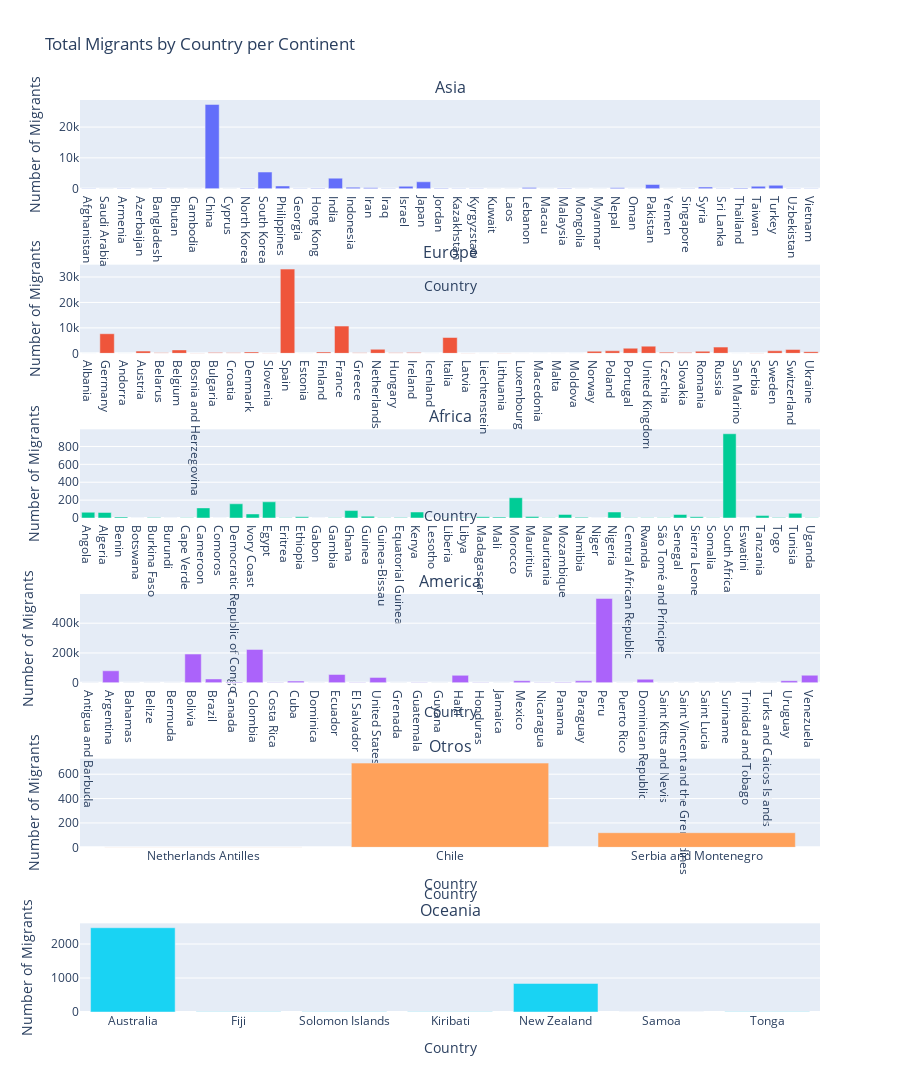

The notebook cell saved with this chart:
### Markdown cell above
# Pregunta 3

### Code cell
continents = df_chi['Continent'].unique()

fig = make_subplots(rows=len(continents), cols=1, subplot_titles=continents)

for i, continent in enumerate(continents, start=1):
    continent_data = df_chi[df_chi['Continent'] == continent]
    fig.add_trace(
        go.Bar(
            x=continent_data['Country'], 
            y=continent_data['Total'], 
            name=f'Migrants in {continent}'
        ),
        row=i,
        col=1
    )

# Ajustes al layout para mejorar la visualización
fig.update_layout(
    title_text='Total Migrants by Country per Continent',
    height=300 * len(continents),  
    showlegend=False
)
fig.update_xaxes(title_text='Country')
fig.update_yaxes(title_text='Number of Migrants')

fig.show()

### Figure 1 — Plotly figure (JSON) as saved in the notebook; plotly's stock layout.template omitted (floating-point values rounded to 4 significant figures)
{"data": [{"name": "Migrants in Asia", "type": "bar", "x": ["Afghanistan", "Saudi Arabia", "Armenia", "Azerbaijan", "Bangladesh", "Bhutan", "Cambodia", "China", "Cyprus", "North Korea", "South Korea", "Philippines", "Georgia", "Hong Kong", "India", "Indonesia", "Iran", "Iraq", "Israel", "Japan", "Jordan", "Kazakhstan", "Kyrgyzstan", "Kuwait", "Laos", "Lebanon", "Macau", "Malaysia", "Mongolia", "Myanmar", "Nepal", "Oman", "Pakistan", "Yemen", "Singapore", "Syria", "Sri Lanka", "Thailand", "Taiwan", "Turkey", "Uzbekistan", "Vietnam"], "xaxis": "x", "y": [76, 8, 22, 7, 69, 1, 2, 27347, 13, 164, 5396, 877, 23, 110, 3415, 471, 260, 68, 775, 2233, 169, 21, 17, 1, 2, 364, 5, 96, 4, 6, 269, 5, 1363, 3, 78, 519, 63, 224, 780, 1090, 24, 39], "yaxis": "y"}, {"name": "Migrants in Europe", "type": "bar", "x": ["Albania", "Germany", "Andorra", "Austria", "Belarus", "Belgium", "Bosnia and Herzegovina", "Bulgaria", "Croatia", "Denmark", "Slovenia", "Spain", "Estonia", "Finland", "France", "Greece", "Netherlands", "Hungary", "Ireland", "Icenland", "Italia", "Latvia", "Liechtenstein", "Lithuania", "Luxembourg", "Macedonia", "Malta", "Moldova", "Norway", "Poland", "Portugal", "United Kingdom", "Czechia", "Slovakia", "Romania", "Russia", "San Marino", "Serbia", "Sweden", "Switzerland", "Ukraine"], "xaxis": "x2", "y": [39, 7707, 13, 870, 197, 1344, 88, 377, 256, 551, 88, 33103, 41, 524, 10714, 246, 1591, 231, 371, 52, 6221, 87, 1, 133, 11, 24, 9, 73, 824, 1000, 2010, 2834, 465, 297, 828, 2452, 3, 161, 998, 1521, 654], "yaxis": "y2"}, {"name": "Migrants in Africa", "type": "bar", "x": ["Angola", "Algeria", "Benin", "Botswana", "Burkina Faso", "Burundi", "Cape Verde", "Cameroon", "Comoros", "Democratic Republic of Congo", "Ivory Coast", "Egypt", "Eritrea", "Ethiopia", "Gabon", "Gambia", "Ghana", "Guinea", "Guinea-Bissau", "Equatorial Guinea", "Kenya", "Lesotho", "Liberia", "Libya", "Madagascar", "Mali", "Morocco", "Mauritius", "Mauritania", "Mozambique", "Namibia", "Niger", "Nigeria", "Central African Republic", "Rwanda", "São Tomé and Príncipe", "Senegal", "Sierra Leone", "Somalia", "South Africa", "Eswatini", "Tanzania", "Togo", "Tunisia", "Uganda"], "xaxis": "x3", "y": [64, 62, 12, 1, 6, 1, 2, 113, 1, 159, 45, 181, 3, 13, 1, 2, 83, 20, 2, 5, 67, 1, 4, 5, 14, 10, 227, 17, 2, 40, 8, 1, 67, 3, 2, 2, 39, 14, 4, 942, 1, 27, 6, 53, 3], "yaxis": "y3"}, {"name": "Migrants in America", "type": "bar", "x": ["Antigua and Barbuda", "Argentina", "Bahamas", "Belize", "Bermuda", "Bolivia", "Brazil", "Canada", "Colombia", "Costa Rica", "Cuba", "Dominica", "Ecuador", "El Salvador", "United States", "Grenada", "Guatemala", "Guyana", "Haiti", "Honduras", "Jamaica", "Mexico", "Nicaragua", "Panama", "Paraguay", "Peru", "Puerto Rico", "Dominican Republic", "Saint Kitts and Nevis", "Saint Vincent and the Grenadines", "Saint Lucia", "Suriname", "Trinidad and Tobago", "Turks and Caicos Islands", "Uruguay", "Venezuela"], "xaxis": "x4", "y": [1, 79747, 15, 54, 1, 192347, 24944, 3816, 223590, 1568, 10397, 3, 55227, 1899, 35262, 6, 1535, 23, 49352, 1539, 41, 12943, 942, 2187, 12257, 566630, 5, 23198, 7, 17, 4, 14, 77, 8, 13187, 50019], "yaxis": "y4"}, {"name": "Migrants in Otros", "type": "bar", "x": ["Netherlands Antilles", "Chile", "Serbia and Montenegro"], "xaxis": "x5", "y": [2, 691, 120], "yaxis": "y5"}, {"name": "Migrants in Oceania", "type": "bar", "x": ["Australia", "Fiji", "Solomon Islands", "Kiribati", "New Zealand", "Samoa", "Tonga"], "xaxis": "x6", "y": [2479, 7, 8, 7, 840, 1, 5], "yaxis": "y6"}], "layout": {"annotations": [{"font": {"size": 16}, "showarrow": false, "text": "Asia", "x": 0.5, "xanchor": "center", "xref": "paper", "y": 1.0, "yanchor": "bottom", "yref": "paper"}, {"font": {"size": 16}, "showarrow": false, "text": "Europe", "x": 0.5, "xanchor": "center", "xref": "paper", "y": 0.8194, "yanchor": "bottom", "yref": "paper"}, {"font": {"size": 16}, "showarrow": false, "text": "Africa", "x": 0.5, "xanchor": "center", "xref": "paper", "y": 0.6389, "yanchor": "bottom", "yref": "paper"}, {"font": {"size": 16}, "showarrow": false, "text": "America", "x": 0.5, "xanchor": "center", "xref": "paper", "y": 0.4583, "yanchor": "bottom", "yref": "paper"}, {"font": {"size": 16}, "showarrow": false, "text": "Otros", "x": 0.5, "xanchor": "center", "xref": "paper", "y": 0.2778, "yanchor": "bottom", "yref": "paper"}, {"font": {"size": 16}, "showarrow": false, "text": "Oceania", "x": 0.5, "xanchor": "center", "xref": "paper", "y": 0.09722, "yanchor": "bottom", "yref": "paper"}], "height": 1800, "showlegend": false, "title": {"text": "Total Migrants by Country per Continent"}, "xaxis": {"anchor": "y", "domain": [0, 1], "title": {"text": "Country"}}, "xaxis2": {"anchor": "y2", "domain": [0, 1], "title": {"text": "Country"}}, "xaxis3": {"anchor": "y3", "domain": [0, 1], "title": {"text": "Country"}}, "xaxis4": {"anchor": "y4", "domain": [0, 1], "title": {"text": "Country"}}, "xaxis5": {"anchor": "y5", "domain": [0, 1], "title": {"text": "Country"}}, "xaxis6": {"anchor": "y6", "domain": [0, 1], "title": {"text": "Country"}}, "yaxis": {"anchor": "x", "domain": [0.9028, 1.0], "title": {"text": "Number of Migrants"}}, "yaxis2": {"anchor": "x2", "domain": [0.7222, 0.8194], "title": {"text": "Number of Migrants"}}, "yaxis3": {"anchor": "x3", "domain": [0.5417, 0.6389], "title": {"text": "Number of Migrants"}}, "yaxis4": {"anchor": "x4", "domain": [0.3611, 0.4583], "title": {"text": "Number of Migrants"}}, "yaxis5": {"anchor": "x5", "domain": [0.1806, 0.2778], "title": {"text": "Number of Migrants"}}, "yaxis6": {"anchor": "x6", "domain": [0, 0.09722], "title": {"text": "Number of Migrants"}}}}
